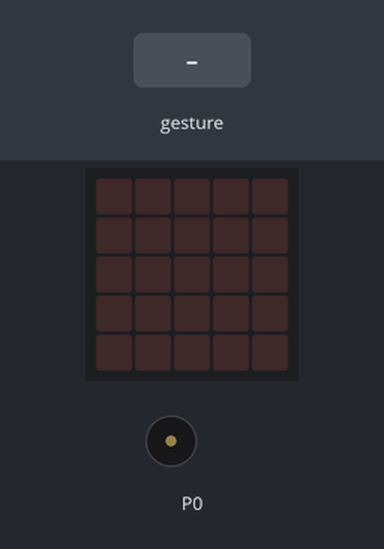
This program was run on a simulated BBC micro:bit (MakeCode). On the bench: the board's 5×5 LED display, buzzer (waves = sounding). The test bench sets the inputs (shaded band). A tilt is held for 1.5 s and a shake lasts 1 s, then the board lies face up again.

Above: at 1.2 s.
1.3 s: gesture 'shake'
At 1.7 s:
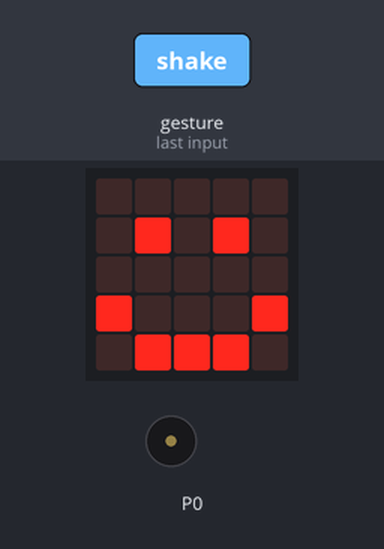
At 2.3 s:
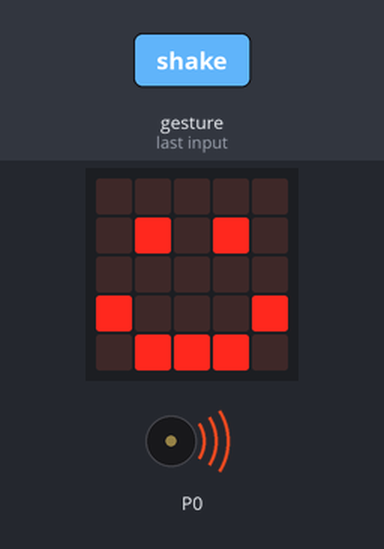
Timing chart, 0 to 7.4 s (numbered marks = the images above; inputs shaded):
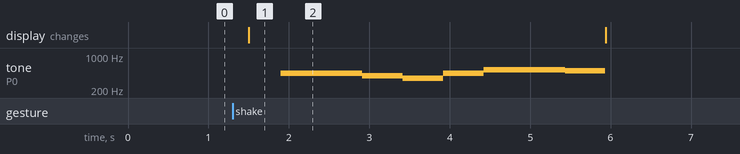

The program:

main.ts
```typescript
input.onGesture(Gesture.Shake, function () {
    basic.showLeds(`
        . . . . .
        . # . # .
        . . . . .
        # . . . #
        . # # # .
        `)
    music.play(music.stringPlayable("A A G F A C5 C5 B ", 120), music.PlaybackMode.UntilDone)
    basic.clearScreen()
})
basic.forever(function () {

})
```

test.ts
```typescript
// testes vão aqui; isto não será compilado quando este pacote for usado como uma extensão.
```

Measured:
- after the input at 1.3 s, tone on P0: plays 440 Hz for 1.0 s, 392 Hz for 0.51 s, 349 Hz for 0.51 s, 440 Hz for 0.51 s, 523 Hz for 1.0 s, 494 Hz for 0.50 s, starting after 0.60 s; the display: changes after 0.20 s (image 1)
